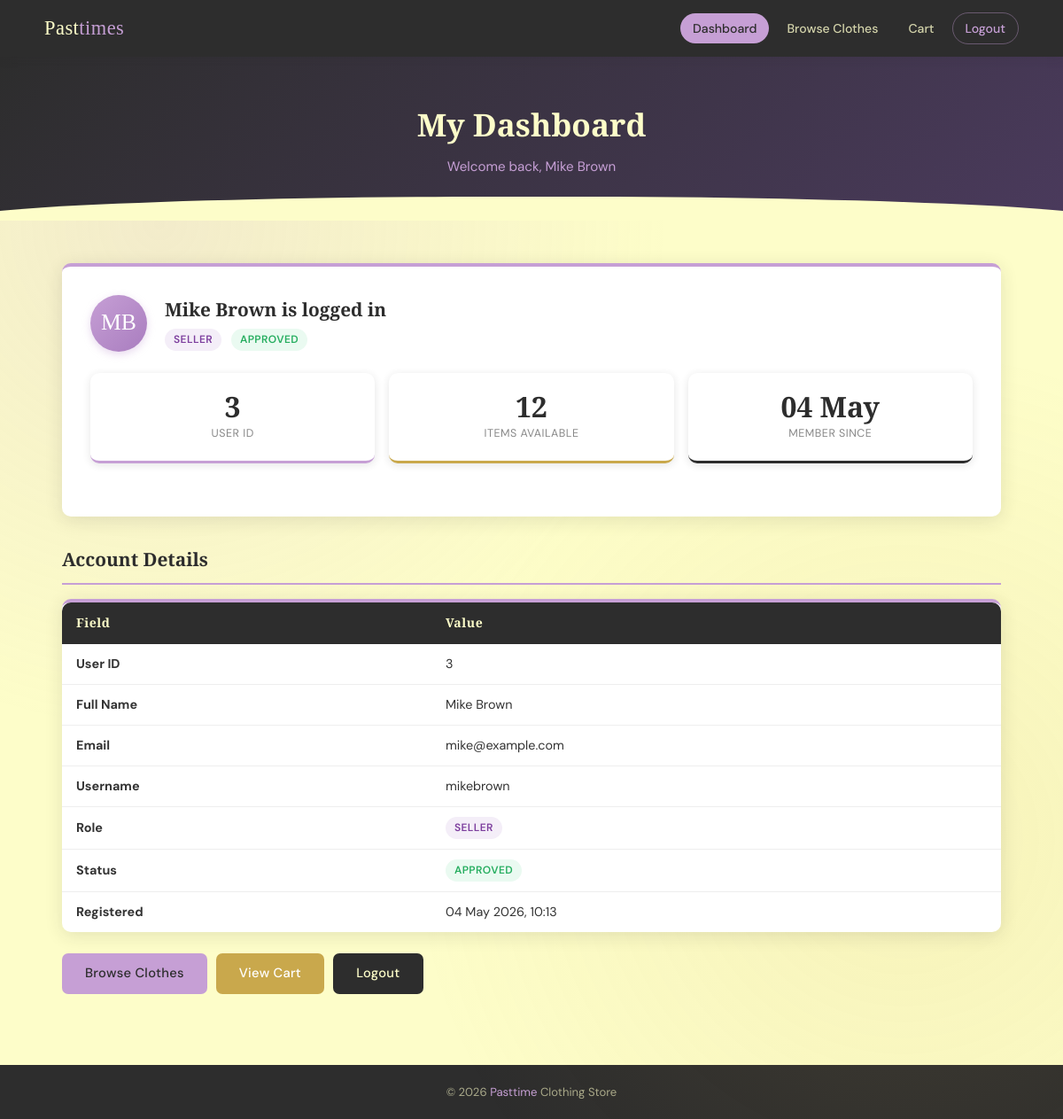
Page /user_dashboard.php (signed in) on the committed database.
### tables this page shows
CREATE TABLE tblUser (
    user_id    INT AUTO_INCREMENT PRIMARY KEY,
    full_name  VARCHAR(100)  NOT NULL,
    email      VARCHAR(150)  NOT NULL UNIQUE,
    username   VARCHAR(80)   NOT NULL UNIQUE,
    password   VARCHAR(255)  NOT NULL,
    role       ENUM('buyer','seller') NOT NULL DEFAULT 'buyer',
    status     ENUM('pending','approved') NOT NULL DEFAULT 'pending',
    created_at DATETIME DEFAULT CURRENT_TIMESTAMP
);

### includes/functions.php (called while the page is built, shortened)
<?php
function get_initials($name) {
    $parts = explode(' ', trim($name));
    $initials = '';
    foreach ($parts as $p) {
        $initials .= strtoupper(substr($p, 0, 1));
    }
    return substr($initials, 0, 2);
}
?>

### user_dashboard.php (the view, shortened to what this page needs)
<?php
require_once 'DBConn.php';
require_once 'includes/functions.php';
$stmt = $conn->prepare(
    "SELECT user_id, full_name, email, username, role, status, created_at
     FROM tblUser WHERE user_id = ?"
);
$stmt->bind_param("i", $_SESSION['user_id']);
$stmt->execute();
$user = $stmt->get_result()->fetch_assoc();
$clothes_result = $conn->query("SELECT COUNT(*) AS cnt FROM tblClothes WHERE status='available'");
$clothes_count  = $clothes_result ? $clothes_result->fetch_assoc()['cnt'] : 0;
$initials = get_initials($user['full_name']);
?>
<!DOCTYPE html>
<html lang="en">
<head>
    <link rel="stylesheet" href="css/style.css">
</head>
<body>
<header>
    <div class="nav-inner">
        <span class="nav-brand">Past<span>times</span></span>
        <nav class="nav-links">
            <a href="user_dashboard.php" class="active">Dashboard</a>
            <a href="clothes.php">Browse Clothes</a>
            <a href="cart.php">Cart</a>
            <a href="logout.php" class="btn-nav-logout">Logout</a>
        </nav>
    </div>
</header>
<div class="page-hero">
    <h1>My Dashboard</h1>
    <p>Welcome back, <?php echo htmlspecialchars($user['full_name']); ?></p>
</div>
<div class="wrapper">
    <div class="card" style="margin-top: 28px;">
        <div class="user-info-block">
            <div class="user-avatar"><?php echo $initials; ?></div>
            <div>
                <h2><?php echo htmlspecialchars($user['full_name']); ?> is logged in</h2>
                <p>
                    <span class="badge badge-<?php echo $user['role']; ?>"><?php echo ucfirst($user['role']); ?></span>
                    <span class="badge badge-<?php echo $user['status']; ?>"><?php echo ucfirst($user['status']); ?></span>
                </p>
            </div>
        </div>
        <div class="stats-row">
            <div class="stat-card">
                <div class="stat-num"><?php echo $user['user_id']; ?></div>
                <div class="stat-label">User ID</div>
            </div>
            <div class="stat-card gold">
                <div class="stat-num"><?php echo $clothes_count; ?></div>
                <div class="stat-label">Items Available</div>
            </div>
            <div class="stat-card dark">
                <div class="stat-num"><?php echo date('d M', strtotime($user['created_at'])); ?></div>
                <div class="stat-label">Member Since</div>
            </div>
        </div>
    </div>
    <div class="section-head">
        <h2>Account Details</h2>
    </div>
    <div class="card" style="padding: 0;">
        <div class="table-wrap">
            <table>
                <thead>
                    <tr>
                        <th>Field</th>
                        <th>Value</th>
                    </tr>
                </thead>
                <tbody>
                    <tr><td><strong>User ID</strong></td>     <td><?php echo $user['user_id']; ?></td></tr>
                    <tr><td><strong>Full Name</strong></td>   <td><?php echo htmlspecialchars($user['full_name']); ?></td></tr>
                    <tr><td><strong>Email</strong></td>       <td><?php echo htmlspecialchars($user['email']); ?></td></tr>
                    <tr><td><strong>Username</strong></td>    <td><?php echo htmlspecialchars($user['username']); ?></td></tr>
                    <tr><td><strong>Role</strong></td>        <td><span class="badge badge-<?php echo $user['role']; ?>"><?php echo ucfirst($user['role']); ?></span></td></tr>
                    <tr><td><strong>Status</strong></td>      <td><span class="badge badge-<?php echo $user['status']; ?>"><?php echo ucfirst($user['status']); ?></span></td></tr>
                    <tr><td><strong>Registered</strong></td>  <td><?php echo date('d F Y, H:i', strtotime($user['created_at'])); ?></td></tr>
                </tbody>
            </table>
        </div>
    </div>
    <div class="flex-gap mt-4">
        <a href="clothes.php"  class="btn btn-primary">Browse Clothes</a>
        <a href="cart.php"     class="btn btn-gold">View Cart</a>
        <a href="logout.php"   class="btn btn-dark">Logout</a>
    </div>
</div>
<footer>
    &copy; <?php echo date('Y'); ?> <span>Pasttime</span> Clothing Store
</footer>
</body>
</html>

### rows in the picture
tbluser: full_name "Mike Brown", full_name "MB", role "SELLER", status "APPROVED", user_id "3", created_at "04 May", email "mike@example.com", username "mikebrown", created_at "04 May 2026, 10:13"

### other values in the picture
$clothes_count "12"
